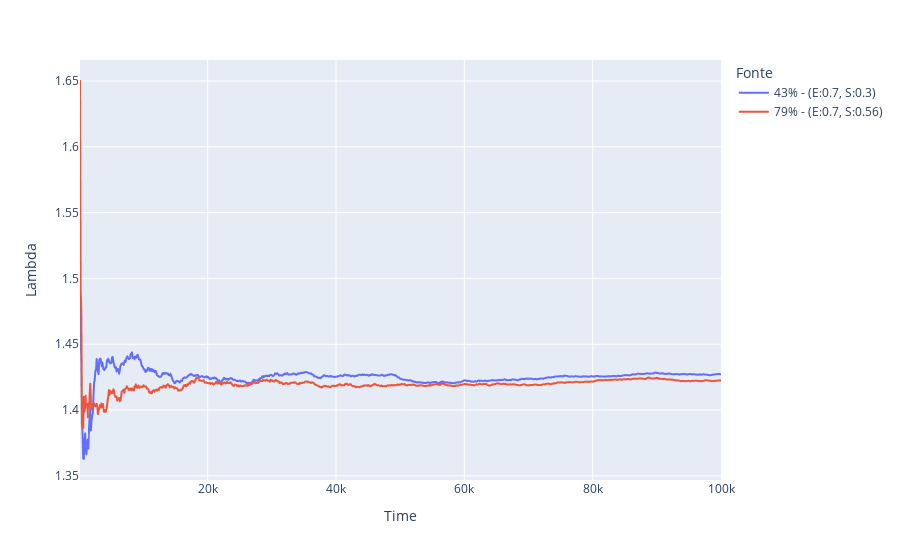

Notebook cell for this chart:
### Code cell
fig = px.line(df_combined, x='Time', y="Lambda",color='Fonte')
fig.show()

### Figure 1 — Plotly figure (JSON) as saved in the notebook; plotly's stock layout.template omitted (floating-point values rounded to 4 significant figures; data arrays with more than 128 entries replaced by an {"elided": "..."} marker saying what was removed)
{"data": [{"hovertemplate": "Fonte=43% - (E:0.7, S:0.3)<br>Time=%{x}<br>Lambda=%{y}<extra></extra>", "legendgroup": "43% - (E:0.7, S:0.3)", "line": {"color": "#636efa", "dash": "solid"}, "marker": {"symbol": "circle"}, "mode": "lines", "name": "43% - (E:0.7, S:0.3)", "showlegend": true, "type": "scattergl", "x": {"elided": "1000 int values"}, "xaxis": "x", "y": {"elided": "1000 float values"}, "yaxis": "y"}, {"hovertemplate": "Fonte=79% - (E:0.7, S:0.56)<br>Time=%{x}<br>Lambda=%{y}<extra></extra>", "legendgroup": "79% - (E:0.7, S:0.56)", "line": {"color": "#EF553B", "dash": "solid"}, "marker": {"symbol": "circle"}, "mode": "lines", "name": "79% - (E:0.7, S:0.56)", "showlegend": true, "type": "scattergl", "x": {"elided": "1000 int values"}, "xaxis": "x", "y": {"elided": "1000 float values"}, "yaxis": "y"}], "layout": {"legend": {"title": {"text": "Fonte"}, "tracegroupgap": 0}, "margin": {"t": 60}, "xaxis": {"anchor": "y", "domain": [0, 1], "title": {"text": "Time"}}, "yaxis": {"anchor": "x", "domain": [0, 1], "title": {"text": "Lambda"}}}}
